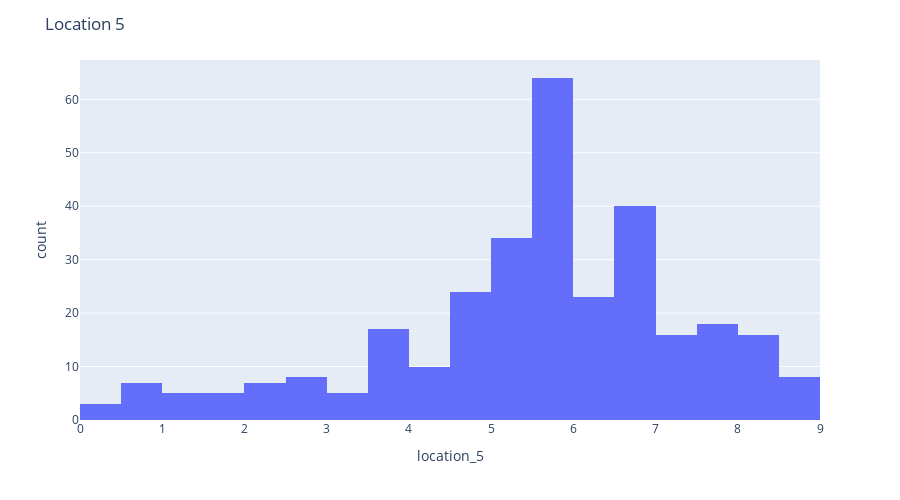

Notebook cell for this chart:
### Markdown cell above
#### Змінні Location 3, 5, 7, 9 мають схожий розподіл значень, тому представлено візуалізацію однієї змінної

### Code cell
fig = px.histogram(df, x='location_5')
fig.update_layout(height=500, title_text='Location 5')
fig.show()

### Figure 1 — Plotly figure (JSON) as saved in the notebook; plotly's stock layout.template omitted (floating-point values rounded to 4 significant figures; data arrays with more than 128 entries replaced by an {"elided": "..."} marker saying what was removed)
{"data": [{"alignmentgroup": "True", "bingroup": "x", "hovertemplate": "location_5=%{x}<br>count=%{y}<extra></extra>", "legendgroup": "", "marker": {"color": "#636efa"}, "name": "", "offsetgroup": "", "orientation": "v", "showlegend": false, "type": "histogram", "x": {"elided": "311 float values"}, "xaxis": "x", "yaxis": "y"}], "layout": {"barmode": "relative", "height": 500, "legend": {"tracegroupgap": 0}, "margin": {"t": 60}, "title": {"text": "Location 5"}, "xaxis": {"anchor": "y", "domain": [0, 1], "title": {"text": "location_5"}}, "yaxis": {"anchor": "x", "domain": [0, 1], "title": {"text": "count"}}}}
